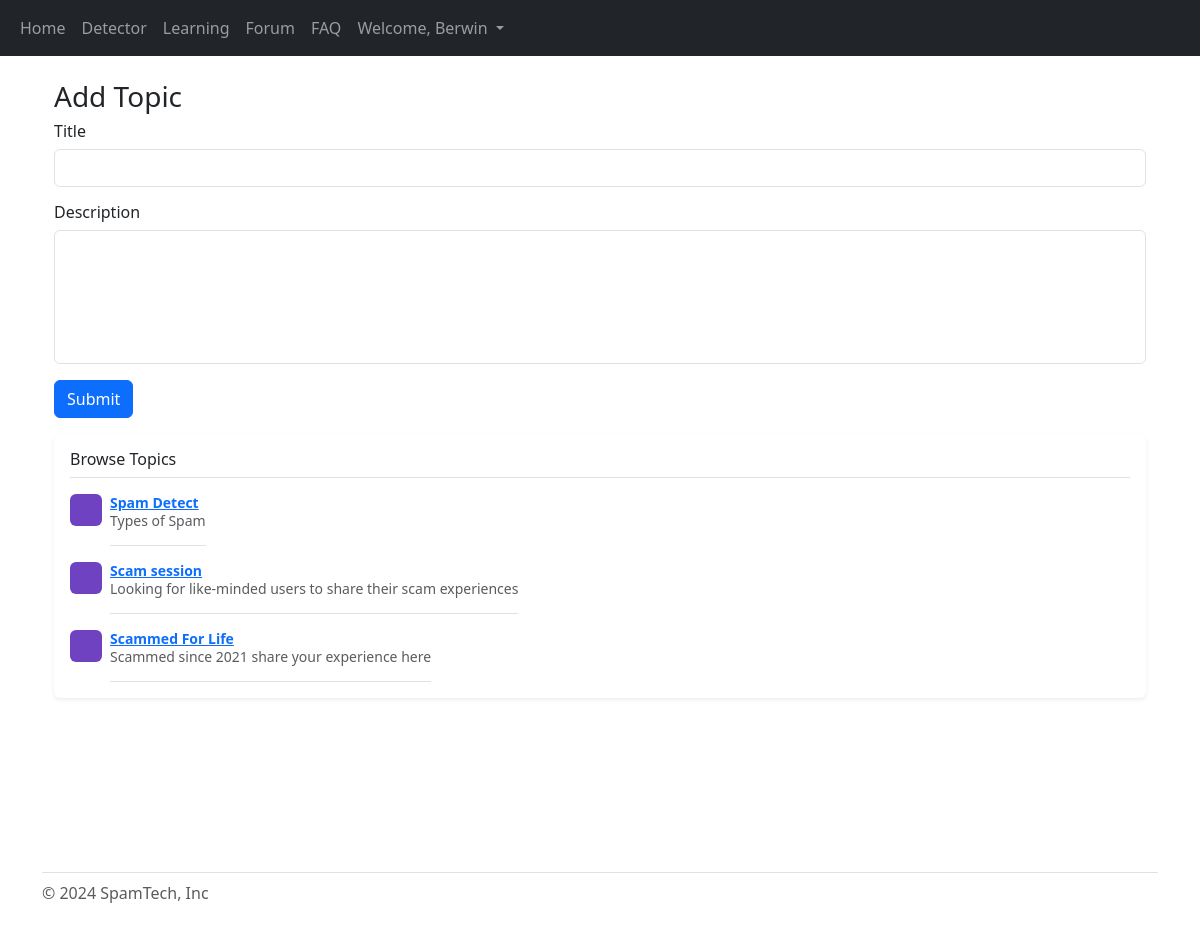
The page /forum (signed in) on the database its author committed.
### website/models.py (models this page shows)
class User(db.Model, UserMixin):
    id = db.Column(db.Integer, primary_key=True)
    email = db.Column(db.String (150), unique=True)
    password = db.Column(db.String (150))
    first_name = db.Column(db.String (150))
    scam = db.relationship('Scams')
    user = db.relationship('FAQ')
    chatbot = db.relationship('Chatbot')

class Topic (db.Model):
    title = db.Column(db.String(150), unique=True, nullable=False, primary_key=True)
    description = db.Column(db.String, nullable=False)
    thread = db.relationship('Thread')

### website/pages/forum.py (the view, shortened to what this page needs)
@forum_page.route ('/forum', methods = ['GET', 'POST'])
@login_required
def topic ():
    topics = db.session.execute (db.select(Topic)).scalars ()
    return render_template ("forum_topic.html", user=current_user, topics=topics)

### website/templates/forum_topic.html (shortened to what this page needs)
{% extends "base/base.html" %} {% block title %} Forum {% endblock %} {% block
content%}
<br />
<div class="container">
  <h1 class="fs-3">Add Topic</h1>
  <form method="POST">
    <div class="form-group mb-3">
      <h3 class="fs-6 my-2">Title</h3>
      <input type="text" class="form-control" name="title" />
    </div>
    <div class="form-group mb-3">
      <h3 class="fs-6 my-2">Description</h3>
      <textarea
        class="form-control"
        name="description"
        rows="5"
        style="resize: none"
      ></textarea>
    </div>
    <button type="submit" class="btn btn-primary">Submit</button>
  </form>
  <div class="my-3 p-3 bg-body rounded shadow-sm">
    <h6 class="border-bottom pb-2 mb-0">Browse Topics</h6>
    {% for item in topics %}
    <div class="d-flex text-muted pt-3">
      <svg
        class="bd-placeholder-img flex-shrink-0 me-2 rounded"
        width="32"
        height="32"
        xmlns="http://www.w3.org/2000/svg"
        role="img"
        aria-label="Placeholder: 32x32"
        preserveAspectRatio="xMidYMid slice"
        focusable="false"
      >
        <text x="50%" y="50%" fill="#6f42c1" dy=".3em">32x32</text>
      </svg>
      <p class="pb-3 mb-0 small lh-sm border-bottom">
        <strong class="d-block text-gray-dark">
          <a href="/forum/{{item.title}}"> {{item.title}} </a></strong
        >
        {{item.description}}
      </p>
    </div>
    {% endfor %}
  </div>
</div>
{% endblock %}

### website/templates/base/base.html (shortened to what this page needs)
<!DOCTYPE html>
<html>
  <head>
    <link
      href="https://cdn.jsdelivr.net/npm/bootstrap@5.3.3/dist/css/bootstrap.min.css"
      rel="stylesheet"
    />
  </head>
  {% if user.is_authenticated %}
  <nav class="navbar navbar-expand-lg navbar-dark bg-dark">
    <div class="container-fluid">
      <div class="collapse navbar-collapse" id="navbarSupportedContent">
        <ul class="navbar-nav me-auto mb-2 mb-lg-0">
          <li class="nav-item">
            <a class="nav-link" id="home" aria-current="page" href="/">Home</a>
          </li>
          <li class="nav-item">
            <a class="nav-link" id="detector" href="/detector">Detector</a>
          </li>
          <li class="nav-item">
            <a class="nav-link" id="learning" href="/learning">Learning</a>
          </li>
          <li class="nav-item">
            <a class="nav-link" id="forum" href="/forum">Forum</a>
          </li>
          <li class="nav-item">
            <a class="nav-link" id="faq" href="/faq">FAQ</a>
          </li>
          <li class="nav-item dropdown">
            <a
              class="nav-link dropdown-toggle"
              href="#"
              role="button"
              data-bs-toggle="dropdown"
              aria-expanded="false"
            >
              Welcome, {{ user.first_name }}
            </a>
          </li>
        </ul>
      </div>
    </div>
  </nav>
  {% endif %}
  <body>
    <div class="container-fluid min-vh-100">
      <div class="container">{% block content %} {% endblock %}</div>
    </div>
    <div id="footer" class="mt-auto container">
      <footer
        class="d-flex flex-wrap justify-content-between align-items-center py-2 my-3 border-top"
      >
        <div class="col-md-4 d-flex align-items-center">
          <span class="mb-3 mb-md-0 text-body-secondary"
            >&copy; 2024 SpamTech, Inc</span
          >
        </div>
      </footer>
    </div>
  </body>
</html>

### website/templates/base/base.html (style rules this page uses)
body { flex-direction: column; margin: 0; }
#footer { background-color: #ffff; }

### rows shown on the page
User: first_name "Berwin"
Topic: title "Spam Detect", description "Types of Spam"
Topic: title "Scam session", description "Looking for like-minded users to share their scam experiences"
Topic: title "Scammed For Life", description "Scammed since 2021 share your experience here"
